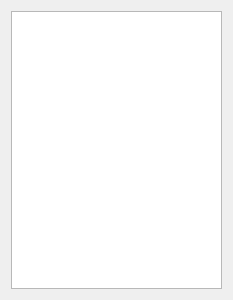
<?xml version="1.0" encoding="UTF-8"?>
<ui version="4.0">
 <class>Dialog</class>
 <widget class="QDialog" name="Dialog">
  <property name="geometry">
   <rect>
    <x>0</x>
    <y>0</y>
    <width>233</width>
    <height>300</height>
   </rect>
  </property>
  <property name="windowTitle">
   <string>Dialog</string>
  </property>
  <layout class="QVBoxLayout" name="verticalLayout">
   <item>
    <widget class="QListWidget" name="list"/>
   </item>
  </layout>
 </widget>
 <resources/>
 <connections/>
</ui>
